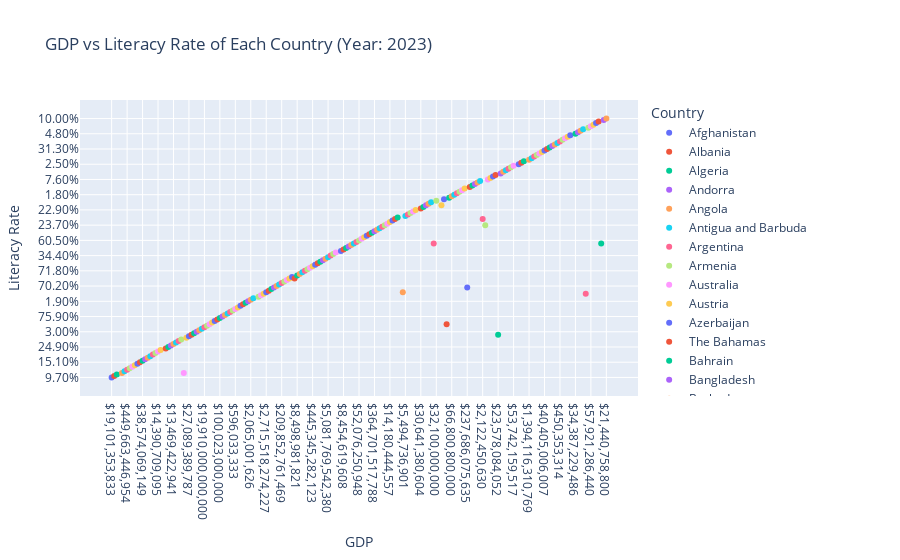

The cell this chart's notebook holds for it:
### Markdown cell above
#10. Plot the GDP and Literacy rate of the each country (Year : 2022)

### Code cell
import plotly.express as px

# Filter data for the year 2022
df_2023 = df[df['Year'] == 2022]
df = pd.read_csv('world_literacy_data_2021_2023.csv') # iris is a pandas DataFrame
fig = px.scatter(df_2023, x="GDP", y="Literacy Rate", color='Country', 
                                 title='GDP vs Literacy Rate of Each Country (Year: 2023)')


fig.update_layout(
    xaxis_title='GDP',
    yaxis_title='Literacy Rate',
    legend_title='Country'
)
fig.show()
